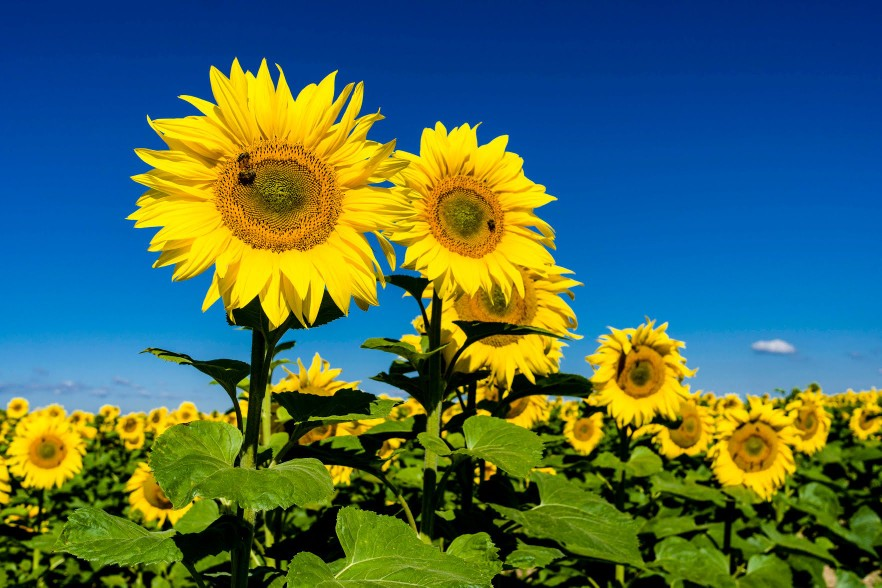
#> input picture Assignment-1/test_image.png, 882 x 588 px
$ jupyter execute --allow-errors 20313326_assignment_1.ipynb   (older library calls are emulated)
#> lines starting #> are read from the running program, lines starting #| are printed output that depends on the picture; after the words box and inside, x2 and y2 are one past the last pixel; in counts of white or black regions, pixels touching at a corner belong together
# Assignment #01

# **Question 1: Image Convolution and Gaussian Filter**

## Importing Necessary Libraries

[cell 1]
import numpy as np
import cv2
import matplotlib.pyplot as plt
from scipy.ndimage import gaussian_filter
from skimage.metrics import structural_similarity as ssim

###1a. Grayscale Image Convolution with 2D Filter (2 Points)

[cell 2]
def convolve2d(image, kernel):
    """
    Perform a 2D convolution of a grayscale image with a given kernel.
    Args:
    - image: 2D numpy array representing the grayscale image
    - kernel: 2D numpy array representing the filter/kernel

    Returns:
    - convolved_image: 2D numpy array of the same size as the input image
    """
    # Get image and kernel dimensions
    img_height, img_width = image.shape[:2]
    kernel_height, kernel_width = kernel.shape[:2]

    Zero_Padded = np.pad(image, ((kernel_height // 2, kernel_height // 2),
                                 (kernel_width // 2, kernel_width // 2)),
                         mode='constant', constant_values=0)
    convolved_image = np.zeros_like(image)

    height_pointer = 0
    while height_pointer < img_height:
        width_pointer = 0
        while width_pointer < img_width:
            region = Zero_Padded[height_pointer:height_pointer+kernel_height,
                                 width_pointer:width_pointer+kernel_width]
            convolved_image[height_pointer, width_pointer] = np.sum(region * kernel)
            width_pointer += 1
        height_pointer += 1

    return convolved_image


# Example of how to use the function
image = cv2.imread('template.png', cv2.IMREAD_GRAYSCALE)
sobel_y = np.array([[1, 2, 1],
                    [0, 0, 0],
                    [-1, -2, -1]])
#> (the rest of this cell did not finish here and is left out)

###1b. RGB Image Convolution with 3D Filter (1 Point)

[cell 3]
def convolve_image(image, kernel):
    """
    Perform a convolution on either a grayscale or an RGB image using 2D or 3D filters.
    Args:
    - image: 2D or 3D numpy array (grayscale or RGB image)
    - kernel: 2D or 3D numpy array (filter)

    Returns:
    - convolved_image: numpy array of the same size as the input image
    """
    # Get image and kernel dimensions
    img_height, img_width = image.shape[:2]
    kernel_height, kernel_width = kernel.shape[:2]

    img_d = image.shape[2]
    kernel_d = kernel.shape[2]
    assert img_d == kernel_d, "Kernel depth must match the image depth (3 for RGB)."

    padded_image = np.pad(image, ((kernel_height // 2, kernel_height // 2),
                                  (kernel_width // 2, kernel_width // 2), (0, 0)),
                          mode='constant', constant_values=0)
    convolved_image = np.zeros_like(image)

    height_pointer = 0
    while height_pointer < img_height:
        width_pointer = 0
        while width_pointer < img_width:
            depth_pointer = 0
            while depth_pointer < img_d:
                region = padded_image[height_pointer:height_pointer+kernel_height,
                                      width_pointer:width_pointer+kernel_width, depth_pointer]
                convolved_image[height_pointer, width_pointer, depth_pointer] = np.sum(region * kernel[:, :, depth_pointer])
                depth_pointer += 1
            width_pointer += 1
        height_pointer += 1

    return convolved_image


image = cv2.imread('template.png')
sobel_y = np.array([[1, 2, 1],
                    [0, 0, 0],
                    [-1, -2, -1]])
# Convert the 2D Sobel kernel into a 3D kernel for RGB
sobel_y_3d = np.stack([sobel_y] * 3, axis=-1)

# Perform convolution (works for both grayscale and RGB)
#> (the rest of this cell did not finish here and is left out)

### Convolve the attached waldo.png with a (2D) Gaussian filter with σ = 1 and visualize the result (display the result of the convolution). You can use built-in functions for convolution. (1 Point)

[cell 4]
# Code for (2D) Gaussian filter with σ = 1 will go here
image = cv2.imread('waldo.png', cv2.IMREAD_GRAYSCALE)

# Apply a Gaussian filter with σ = 1
gaussian_filtered_image = gaussian_filter(image, sigma=1)

# Visualize the result
plt.figure(figsize=(10, 5))

# Display original image
plt.subplot(1, 2, 1)
#> (the rest of this cell did not finish here and is left out)

##-----------------------------------------------************************----------------------------------------------------

## Question 2: Implement Canny Edge Detection from Scratch

## 2a. Compute Gradient Magnitude for Images. Compute magnitude of gradients for the attached images waldo.png and template.png. (1 Point)

[cell 5]
def compute_gradient_magnitude(image, use_scharr=False):
    """
    Compute the magnitude of gradients for an image.
    Args:
    - image: Grayscale image (2D numpy array)

    Returns:
    - gradient_magnitude: 2D numpy array representing gradient magnitudes
    """
    # Compute gradients using Sobel or Scharr operators
    if use_scharr:
        grad_x = cv2.Scharr(image, cv2.CV_64F, 1, 0)
        grad_y = cv2.Scharr(image, cv2.CV_64F, 0, 1)
    else:
        grad_x = cv2.Sobel(image, cv2.CV_64F, 1, 0, ksize=3)
        grad_y = cv2.Sobel(image, cv2.CV_64F, 0, 1, ksize=3)

    # Compute the magnitude of the gradients
    gradient_magnitude = np.sqrt(grad_x**2 + grad_y**2)

    # Normalize the result for better visualization
    gradient_magnitude = cv2.normalize(gradient_magnitude, None, 0, 255, cv2.NORM_MINMAX)

    return gradient_magnitude

# Example usage:
image = cv2.imread('waldo.png', cv2.IMREAD_GRAYSCALE)
#> (the rest of this cell did not finish here and is left out)

## 2b. MyCannyEdgeDetector Function (3 Point)

### Key Stages of Canny Edge Detection (Explanation)

Explain the key stages of the Canny edge detection algorithm in detail. Your explanation should cover:

1. **Noise Reduction**
2. **Gradient Calculation**
3. **Non-Maximum Suppression**
5. **Edge Tracking by Hysteresis**

Write your response in the markdown cell below.

### Load the image

[cell 6]
image_path = 'test_image.png'  # Replace with your image path

image = cv2.imread(image_path)
#> image is the input picture: shape (588, 882, 3); mean B, G, R 85.5, 107.2, 73.5

gray_image = cv2.cvtColor(image, cv2.COLOR_BGR2GRAY) # Convert to grayscale
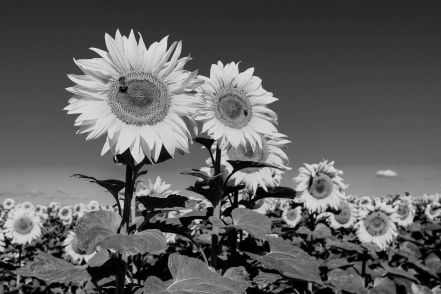
#> gray_image: shape (588, 882) (shown at 1/2 size); min 0, max 239, mean 94.7

####Noise Reduction (Gaussian Blur)

1. The purpose of this step is to reduce image noise, which can cause false edges to be detected during the edge detection process. A Gaussian blur smooths the image, reducing high-frequency noise and irrelevant detail.
2. cv2.GaussianBlur(img, (kernel_size, kernel_size), sigma) applies a Gaussian filter to the image.
3. The function computes a weighted average of the neighboring pixels for each pixel in the image. The weighting is determined by the Gaussian kernel.

[cell 7]
def apply_gaussian_blur(img, kernel_size=5):
#> called with kernel_size = 5
    smoothed_image = cv2.GaussianBlur(img, (kernel_size, kernel_size), 1)
    return smoothed_image

####Gradient Calculation (using Sobel filters)

We use Sobel filters to compute gradients in the x and y directions. The gradient magnitude and angle are calculated from these derivatives.

1. cv2.Sobel(img, cv2.CV_64F, 1, 0, ksize=3) computes the horizontal gradient (grad_x)
2. cv2.Sobel(img, cv2.CV_64F, 0, 1, ksize=3) computes the vertical gradient (grad_y)
3. The grad_x and grad_y values represent the rate of change in the horizontal and vertical directions. The gradient magnitude is computed by combining these two gradients
4. The gradient direction is computed using the arctangent of the ratio between grad_y and grad_x. The function np.arctan2(grad_y, grad_x) ensures that the correct quadrant is considered when computing the angle

[cell 8]
def calculate_gradients(img):
    # Gradient in x and y directions using Sobel filters
    grad_x = cv2.Sobel(img, cv2.CV_64F, 1, 0, ksize=3)
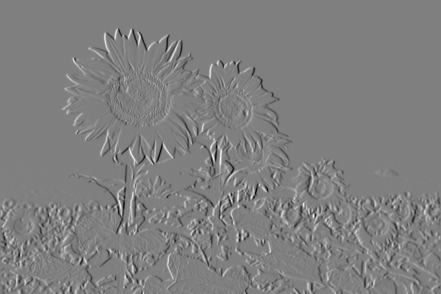
#> grad_x: shape (588, 882) float64 (shown at 1/2 size); min -473, max 470, mean -0.2; drawn with min black and max white
    grad_y = cv2.Sobel(img, cv2.CV_64F, 0, 1, ksize=3)
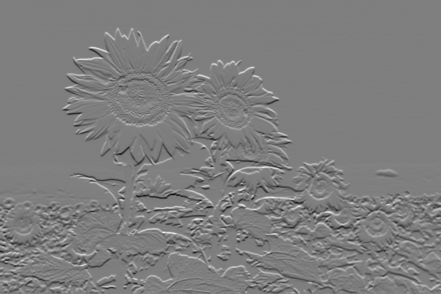
#> grad_y: shape (588, 882) float64 (shown at 1/2 size); min -488, max 498, mean 0.3; drawn with min black and max white

    # Compute gradient magnitude and angle
    gradient_magnitude = np.sqrt(grad_x**2 + grad_y**2)
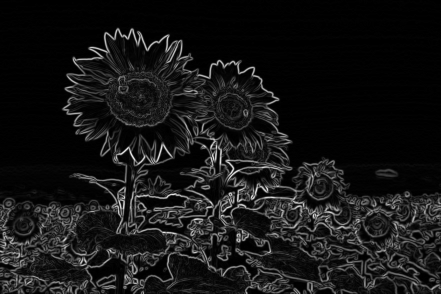
#> gradient_magnitude: shape (588, 882) float64 (shown at 1/2 size); min 0, max 502.1, mean 44.6; drawn with min black and max white
    gradient_angle = np.arctan2(grad_y, grad_x) * (180 / np.pi)
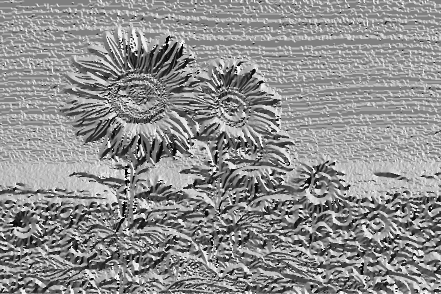
#> gradient_angle: shape (588, 882) float64 (shown at 1/2 size); min -179.9, max 180, mean 21.8; drawn with min black and max white

    return gradient_magnitude, gradient_angle

####Function for Non-Maximum Suppression

1. Step 1: Gradients can point in any direction, but for edge detection, we only care about their direction within a 180-degree range (since opposite directions, like 0° and 180°, are essentially the same for detecting edges).
2. Angles like 0°, 45°, 90°, and 135° are canonical edge directions corresponding to horizontal, diagonal, and vertical edges. But gradients can take any value between 0° and 180°, so we use ranges centered around these canonical angles, like 22.5°, 67.5°, etc., to cover those in-between angles.
3. Step 2: we group gradients into four broad categories:
    1. 0° (Horizontal): We check the left and right neighbors along the horizontal direction.
    2. 45° (Diagonal ): We check the diagonal neighbors (top-right and bottom-left).
    3. 90° (Vertical): We check the neighbors above and below (vertical direction).
    4. 135° (Diagonal /): We check the diagonal neighbors (top-left and bottom-right).
4. Step 3: For each pixel, based on its gradient angle, we determine the appropriate neighboring pixels to compare:
    1. If the gradient angle is close to 0° (horizontal), we compare with neighbors to the left and right.
    2. If the gradient angle is around 90° (vertical), we compare with neighbors above and below.
    3. For other angles (e.g., 45°, 135°), we use diagonal neighbors.
5. Last Step: Suppress Non-Maximal Pixels
    1. If the current pixel's gradient magnitude is greater than or equal to its neighbors' magnitudes in the gradient direction, we remain the value
    2. Otherwise, it gets suppressed (set to 0)

[cell 9]
def non_maximum_suppression(gradient_magnitude, gradient_angle):
    """
    Non-Maximum Suppression (NMS) using angles in degrees.
    Args:
    - gradient_magnitude: 2D array of gradient magnitudes.
    - gradient_angle: 2D array of gradient directions (angles in degrees).

    Returns:
    - suppressed_image: 2D array with suppressed non-maximum values.
    """
    img_height, img_width = gradient_magnitude.shape
    suppressed_image = np.zeros((img_height, img_width), dtype=np.float32)

    gradient_angle = gradient_angle % 180
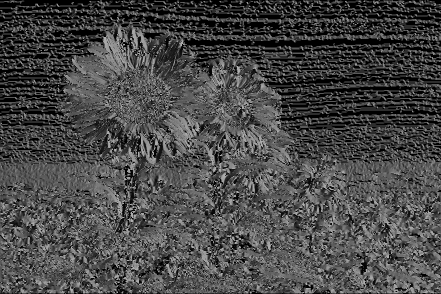
#> gradient_angle: shape (588, 882) float64 (shown at 1/2 size); min 0, max 179.9, mean 72.3

    i = 1
    while i < img_height - 1:
        j = 1
        while j < img_width - 1:
            angle = gradient_angle[i, j]
            magnitude = gradient_magnitude[i, j]

            if (0 <= angle < 45/2) or ((180 - 45/2) <= angle <= 180):  # Horizontal
                neighbors = [gradient_magnitude[i, j-1], gradient_magnitude[i, j+1]]
            elif (45/2 <= angle < (90 - 45/2)):  # Diagonal /
                neighbors = [gradient_magnitude[i-1, j+1], gradient_magnitude[i+1, j-1]]
            elif ((90 - 45/2) <= angle < (90 + 45/2)):  # Vertical
                neighbors = [gradient_magnitude[i-1, j], gradient_magnitude[i+1, j]]
            else:  # Diagonal \
                neighbors = [gradient_magnitude[i-1, j-1], gradient_magnitude[i+1, j+1]]

            if magnitude >= max(neighbors):
                suppressed_image[i, j] = magnitude
            else:
                suppressed_image[i, j] = 0

            j += 1
        i += 1
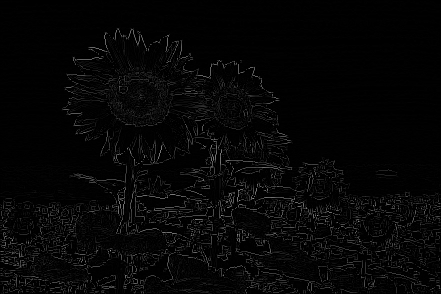
#> suppressed_image: shape (588, 882) float32 (shown at 1/2 size); min 0, max 502.1, mean 12.1; drawn with min black and max white
#> after the loop, i = 587

    return suppressed_image

####Function for Hysteresis Thresholding

1. Step 1: Evaluates every pixel in the image based on its intensity, comparing it to the high_threshold and low_threshold
    1. If a pixel's value is greater than or equal to the high_threshold, it’s classified as a strong edge and marked as 1 (which will remain an edge).
    2. If a pixel's value is between the low_threshold and high_threshold, it’s temporarily marked as a weak edge with a value of 0.5. This step is important because weak edges may become edges if they are connected to strong edges
    3. Any pixel below the low_threshold is not considered an edge and remains 0.
2. Step 2: Analyze those edges that marked as 0.5. A 0.5 edge will only become a strong edge if it’s connected to another strong edge.
    1. For each weak edge (0.5), the code checks its neighboring pixels
    2. If any of the neighbors is a strong edge (1), the weak edge is promoted to a strong edge (1)
    3. Otherwise, if no neighboring pixels are strong edges, the weak edge is suppressed and converted to a non-edge (0)
3. Final Output: The result is a binary image where 1 represents edges and 0 represents non-edges

[cell 10]
def hysteresis_thresholding(suppressed_image, low_threshold, high_threshold):
    """
    Perform hysteresis thresholding to detect strong and weak edges using binary outputs.
    Args:
    - suppressed_image: 2D array after non-maximum suppression
    - low_threshold: Low threshold for hysteresis
    - high_threshold: High threshold for hysteresis

    Returns:
    - edge_image: Binary image after hysteresis thresholding (0 = non-edge, 1 = edge)
    """
#> called with low_threshold = 50, high_threshold = 150
    img_height, img_width = suppressed_image.shape
    edge_image = np.zeros((img_height, img_width), dtype=np.uint8)

    # Iterate through each pixel and classify as strong or weak
    height_pointer = 0
    while height_pointer < img_height:
        width_pointer = 0
        while width_pointer < img_width:
            if suppressed_image[height_pointer, width_pointer] >= high_threshold:
                edge_image[height_pointer, width_pointer] = 1  # Strong edge
            elif low_threshold <= suppressed_image[height_pointer, width_pointer] < high_threshold:
                edge_image[height_pointer, width_pointer] = 0.5  # Weak edge (temporary)
            width_pointer += 1
        height_pointer += 1
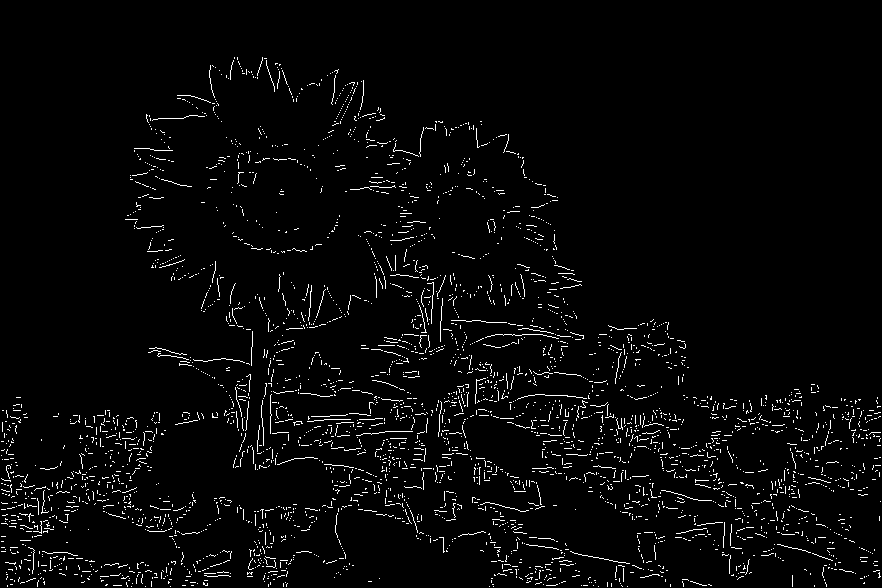
#> edge_image: shape (588, 882); values 0 (black) and 1 (white), 3% white in thin lines or dots, all inside (x1, y1, x2, y2) = (1, 57, 881, 587)

    # Convert weak edges connected to strong edges into strong edges
    i = 1
    while i < img_height - 1:
        j = 1
        while j < img_width - 1:
            if edge_image[i, j] == 0.5:
                if 1 in edge_image[i-1:i+2, j-1:j+2]:
                    edge_image[i, j] = 1  # Promote to strong edge
                else:
                    edge_image[i, j] = 0  # Turn into non-edge
            j += 1
        i += 1

    return edge_image

####Main Function for Canny Edge Detection

[cell 11]
def MyCannyEdgeDetector(image, low_threshold, high_threshold):
    """
    Custom implementation of the Canny Edge Detector.
    Args:
    - image: Grayscale or RGB image (as numpy array)
    - threshold: Threshold value for edge detection

    Returns:
    - edge_image: Binary edge-detected image
    """

    # Apply Gaussian filter
    smoothed_image = apply_gaussian_blur(image, kernel_size=5)

    # Compute gradients
    gradient_magnitude, gradient_angle = calculate_gradients(smoothed_image)

    # Perform non-maximum suppression
    suppressed_image = non_maximum_suppression(gradient_magnitude, gradient_angle)

    # Apply hysteresis thresholding
    edge_image = hysteresis_thresholding(suppressed_image, low_threshold=low_threshold, high_threshold=high_threshold)

    return edge_image

####Apply your custom Canny function and  built-in OpenCV Canny function

*Select the low and high thresholds according to your preference*

[cell 12]
# Apply your custom Canny function
custom_edges = MyCannyEdgeDetector(gray_image, low_threshold=50, high_threshold=150)

# Apply the built-in OpenCV Canny function for comparison
opencv_edges = cv2.Canny(gray_image, 50, 150)
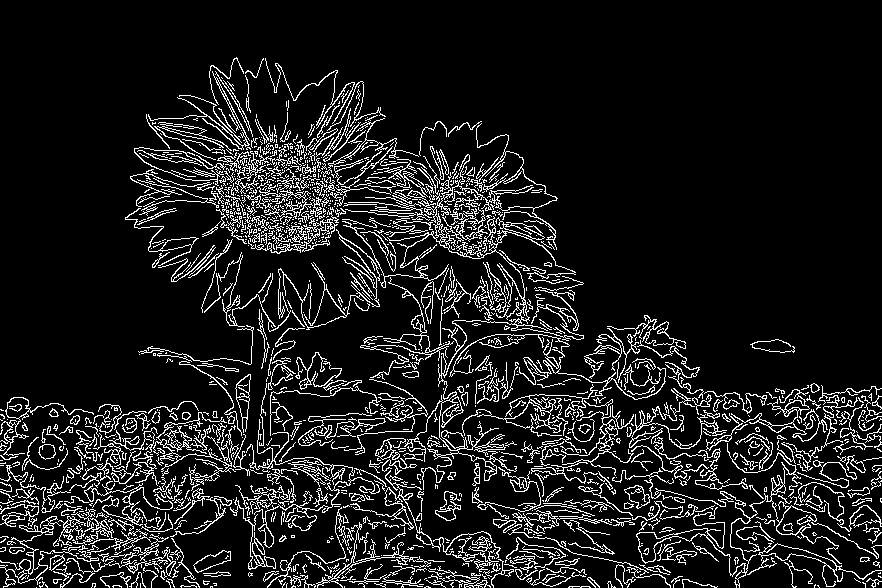
#> opencv_edges: shape (588, 882); 11% white in thin lines or dots

####Compute the Structural Similarity Index Measure (SSIM) of the edges with your defined code and inbuilt commands here (2 Point).

[cell 13]
def calculate_ssim(custom_edges, opencv_edges):
    """
    Calculate the Structural Similarity Index (SSIM) between two edge-detected images.

    Args:
    - custom_edges: 2D numpy array of edges from custom Canny edge detection
    - opencv_edges: 2D numpy array of edges from OpenCV's Canny edge detection

    Returns:
    - similarity_index: SSIM between the custom and OpenCV edge-detected images
    """

    # Ensure both images are in the same format (either binary or grayscale)
    similarity_index, _ = ssim(custom_edges, opencv_edges, full=True)
#> similarity_index = 0.515

    return similarity_index


# Calculate SSIM
ssim_value = calculate_ssim(custom_edges, opencv_edges)
#> ssim_value = 0.515

# Print SSIM result
print(f"SSIM between custom Canny and OpenCV Canny: {ssim_value:.4f}")
#| SSIM between custom Canny and OpenCV Canny: 0.5151

###Visualize the results

[cell 14]
plt.figure(figsize=(15, 5))

# Display original image
plt.subplot(1, 3, 1)
plt.imshow(cv2.cvtColor(image, cv2.COLOR_BGR2RGB))
plt.title("Original Image")
plt.axis("off")

# Display custom Canny edge result
plt.subplot(1, 3, 2)
plt.imshow(custom_edges, cmap='gray')
plt.title("Custom Canny Edge Detection")
plt.axis("off")

# Display OpenCV's Canny edge result
plt.subplot(1, 3, 3)
plt.imshow(opencv_edges, cmap='gray')
plt.title("OpenCV Canny Edge Detection")
plt.axis("off")

plt.show()
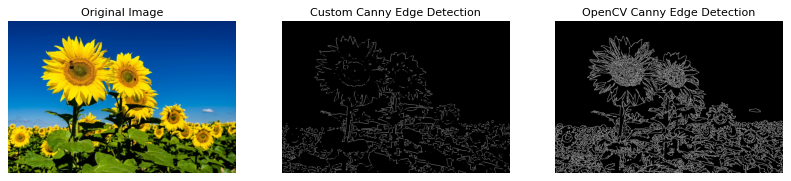
#> figure drawn by matplotlib, 3 panels
